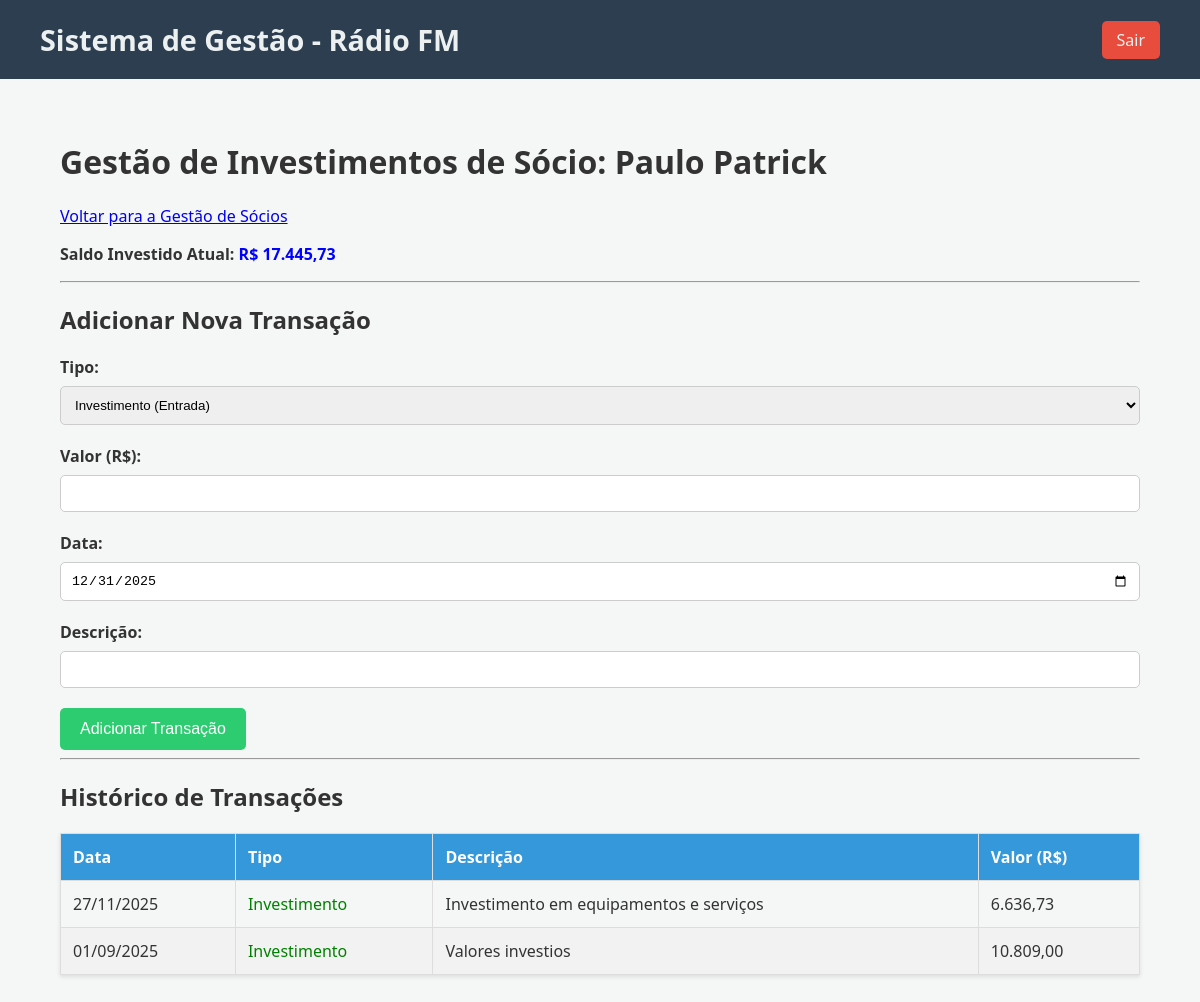
The app's page /controle/investimentos_socios.php?id=2 (signed in) with its own data.
### tables this page shows
CREATE TABLE `socios` (
  `id` int(11) NOT NULL,
  `colaborador_id` int(11) NOT NULL,
  `reinvestir_comissao` tinyint(1) NOT NULL DEFAULT 1,
  `saldo_investido` decimal(10,2) NOT NULL DEFAULT 0.00
);

CREATE TABLE `colaboradores` (
  `id` int(11) NOT NULL,
  `nome` varchar(100) NOT NULL,
  `email` varchar(100) NOT NULL,
  `telefone` varchar(15) NOT NULL,
  `funcao` enum('locutor','socio','socio_locutor','parceiro') NOT NULL
);

CREATE TABLE `investimentos_socios` (
  `id` int(11) NOT NULL,
  `socio_id` int(11) NOT NULL,
  `tipo` enum('investimento','retirada') NOT NULL,
  `valor` decimal(10,2) NOT NULL,
  `data` date NOT NULL,
  `descricao` varchar(255) DEFAULT NULL
);

### controle/investimentos_socios.php (the view, shortened to what this page needs)
<?php
$page_title = "Gestão de Investimentos de Sócio";
require_once 'templates/header.php';
$socio_id = filter_input(INPUT_GET, 'id', FILTER_VALIDATE_INT);
$stmt_socio = $conn->prepare("SELECT c.nome, s.saldo_investido FROM colaboradores c JOIN socios s ON c.id = s.colaborador_id WHERE c.id = ?");
$stmt_socio->bind_param("i", $socio_id);
$stmt_socio->execute();
$result_socio = $stmt_socio->get_result();
$socio = $result_socio->fetch_assoc();
$sql_history = "SELECT tipo, valor, data, descricao FROM investimentos_socios WHERE socio_id = ? ORDER BY data DESC";
$stmt_history = $conn->prepare($sql_history);
$stmt_history->bind_param("i", $socio_id);
$stmt_history->execute();
$history = $stmt_history->get_result();
?>
<h1><?php echo $page_title . ': ' . htmlspecialchars($socio['nome']); ?></h1>
<a href="socios.php">Voltar para a Gestão de Sócios</a>
<div class="summary">
    <p><strong>Saldo Investido Atual:</strong> <span style="font-weight: bold; color: <?php echo $socio['saldo_investido'] >= 0 ? 'blue' : 'red'; ?>;">R$ <?php echo number_format($socio['saldo_investido'], 2, ',', '.'); ?></span></p>
</div>
<hr>
<h2>Adicionar Nova Transação</h2>
<form action="src/investimentos_socios_handler.php" method="post" class="form-container">
    <div class="form-group">
        <label for="tipo">Tipo:</label>
        <select name="tipo" id="tipo" required>
            <option value="investimento">Investimento (Entrada)</option>
        </select>
    </div>
    <div class="form-group">
        <label for="valor">Valor (R$):</label>
        <input type="number" step="0.01" name="valor" id="valor" required>
    </div>
    <div class="form-group">
        <label for="data">Data:</label>
        <input type="date" name="data" id="data" value="<?php echo date('Y-m-d'); ?>" required>
    </div>
    <div class="form-group">
        <label for="descricao">Descrição:</label>
        <input type="text" name="descricao" id="descricao" maxlength="255">
    </div>
    <button type="submit">Adicionar Transação</button>
</form>
<hr>
<h2>Histórico de Transações</h2>
<table>
    <thead>
        <tr>
            <th>Data</th>
            <th>Tipo</th>
            <th>Descrição</th>
            <th>Valor (R$)</th>
        </tr>
    </thead>
    <tbody>
        <?php if ($history->num_rows > 0): ?>
            <?php while($row = $history->fetch_assoc()): ?>
                <tr>
                    <td><?php echo date("d/m/Y", strtotime($row['data'])); ?></td>
                    <td style="color: <?php echo $row['tipo'] === 'investimento' ? 'green' : 'red'; ?>;"><?php echo ucfirst($row['tipo']); ?></td>
                    <td><?php echo htmlspecialchars($row['descricao']); ?></td>
                    <td><?php echo number_format($row['valor'], 2, ',', '.'); ?></td>
                </tr>
            <?php endwhile; ?>
        <?php else: ?>
            <tr>
                <td colspan="4">Nenhuma transação registrada.</td>
            </tr>
        <?php endif; ?>
    </tbody>
</table>
<?php
require_once __DIR__ . '/templates/footer.php';
?>

### controle/assets/style.css (style rules this page uses)
body { font-family: 'Segoe UI', Tahoma, Geneva, Verdana, sans-serif; background-color: #f4f7f6; margin: 0; padding: 0; color: #333; }
table { width: 100%; border-collapse: collapse; margin-top: 20px; box-shadow: 0 2px 4px rgba(0,0,0,0.1); }
th, td { border: 1px solid #ddd; padding: 12px; text-align: left; }
th { background-color: #3498db; color: white; }
tbody tr:nth-child(even) { background-color: #f2f2f2; }
.form-group { margin-bottom: 20px; }
label { display: block; margin-bottom: 8px; font-weight: bold; }
input[type="text"], input[type="email"], input[type="password"], input[type="number"], input[type="date"], select, textarea { width: 100%; padding: 10px; border: 1px solid #ccc; border-radius: 5px; box-sizing: border-box; }
button[type="submit"] { padding: 12px 20px; background-color: #2ecc71; color: white; border: none; border-radius: 5px; cursor: pointer; font-size: 1em; transition: background-color 0.3s; }

### records on screen
socios: colaborador.nome "Paulo Patrick", saldo_investido "17.445,73"
investimentos_socios: data "27/11/2025", tipo "Investimento", descricao "Investimento em equipamentos e serviços", valor "6.636,73"
investimentos_socios: data "01/09/2025", tipo "Investimento", descricao "Valores investios", valor "10.809,00"

### other values on screen
$page_title "Gestão de Investimentos de Sócio"
